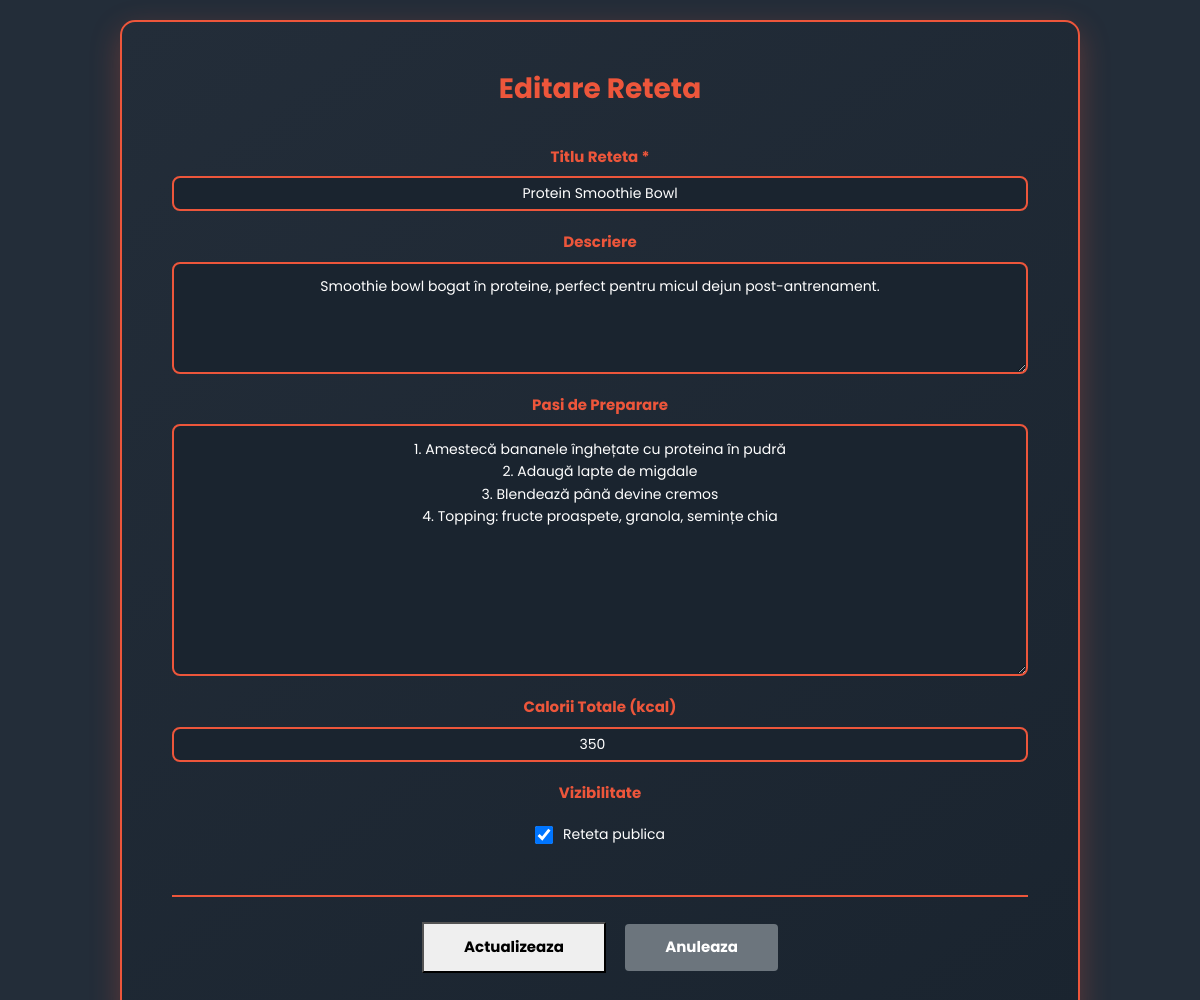
The page /public/retete/edit/1 (signed in) on the database its author committed.
### tables this page shows
CREATE TABLE `recipes` (
  `recipe_id` INT(11) NOT NULL AUTO_INCREMENT,
  `title` VARCHAR(150) NOT NULL,
  `description` TEXT NOT NULL,
  `steps` TEXT NOT NULL,
  `created_by_user_id` INT(11) NOT NULL,
  `total_calories` INT(11) DEFAULT 0,
  `is_public` TINYINT(1) DEFAULT 1,
  `created_at` TIMESTAMP DEFAULT CURRENT_TIMESTAMP,
  `updated_at` TIMESTAMP DEFAULT CURRENT_TIMESTAMP ON UPDATE CURRENT_TIMESTAMP,
  PRIMARY KEY (`recipe_id`),
  KEY `idx_created_by` (`created_by_user_id`),
  KEY `idx_is_public` (`is_public`),
  CONSTRAINT `fk_recipes_user` FOREIGN KEY (`created_by_user_id`) REFERENCES `users` (`user_id`) ON DELETE CASCADE ON UPDATE CASCADE
);

### app/Models/BaseModel.php (called while the page is built, shortened)
<?php
abstract class BaseModel {
    public function __construct() {
        try {
            $this->db = new mysqli(
                Config::DB_SERVER,
                Config::DB_USERNAME,
                Config::DB_PASSWORD,
                Config::DB_NAME
            );
        } catch (mysqli_sql_exception $e) {
            echo "<h1>DATABASE CONNECTION ERROR: Could not connect to the database.</h1>";
            echo "<p>Please check your database configuration and ensure the database server is running.</p>";
            error_log("Database connection error: " . $e->getMessage());
            exit;
        }
    }
}

### public/index.php (called while the page is built, shortened)
<?php
require_once ROOT_PATH . '/app/Core/Router.php';
$router = new Router();
$router->get('fitnessapp/public', 'CoreController@index');
$router->get('fitnessapp/public/', 'CoreController@index');
$router->get('', 'CoreController@index');
$router->get('logout', 'UserController@logout');
$router->post('user/login', 'UserController@login');
$router->post('user/register', 'UserController@register');
$router->get('retete', 'RecipeController@index');
$router->get('retete/create', 'RecipeController@create');
$router->post('retete/store', 'RecipeController@store');
$router->get('retete/edit/{id}', 'RecipeController@edit');
$router->post('retete/update/{id}', 'RecipeController@update');
$router->get('retete/delete/{id}', 'RecipeController@delete');
$router->get('antrenamente', 'WorkoutController@index');
$router->get('antrenamente/create', 'WorkoutController@create');
$router->post('antrenamente/store', 'WorkoutController@store');
$router->get('antrenamente/edit/{id}', 'WorkoutController@edit');
$router->post('antrenamente/update/{id}', 'WorkoutController@update');
$router->get('antrenamente/delete/{id}', 'WorkoutController@delete');
$router->get('orar', 'CoreController@orar');
$router->dispatch();

### app/Models/RecipeModel.php (called while the page is built, shortened)
<?php
require_once __DIR__ . '/BaseModel.php';
class RecipeModel extends BaseModel {
    public function getRecipeById(int $recipe_id): ?array {
        $sql = "SELECT r.*, r.created_by_user_id as created_by, u.name as author_name
                FROM recipes r
                LEFT JOIN users u ON r.created_by_user_id = u.user_id
                WHERE r.recipe_id = ?";
        if ($stmt = $this->db->prepare($sql)) {
            $stmt->bind_param("i", $recipe_id);
            $stmt->execute();
            $result = $stmt->get_result();
            if ($result->num_rows === 1) {
                $recipe = $result->fetch_assoc();
                return $recipe;
            }
        }
        return null;
    }
}

### app/Views/recipe_form.php (the view, shortened to what this page needs)
<!DOCTYPE html>
<html lang="ro">
<head>
    <link rel="stylesheet" type="text/css" href="./../../assets/css/bootstrap.min.css">
    <link rel="stylesheet" type="text/css" href="./../../assets/css/font-awesome.css">
    <link rel="stylesheet" href="./../../assets/css/templatemo-training-studio.css">
</head>
<body>
    <div class="container" style="width: 100%; max-width: 1000px; padding: 20px;">
          <form action="<?php echo isset($recipe) ? (defined('Config::BASE_URL') ? Config::BASE_URL : '/fitnessapp/public/') . 'retete/update/' . $recipe['recipe_id'] : (defined('Config::BASE_URL') ? Config::BASE_URL : '/fitnessapp/public/') . 'retete/store'; ?>"
              method="POST"
              style="background: linear-gradient(145deg, #232d39 0%, #1a242f 100%); padding: 50px; border-radius: 15px; border: 2px solid #ed563b; box-shadow: 0 10px 30px rgba(237, 86, 59, 0.3);">
            <h2 style="color: #ed563b; text-align: center; margin-bottom: 40px; font-size: 28px; font-weight: bold;">
                <?php echo isset($recipe) ? 'Editare Reteta' : 'Adaugare Reteta'; ?>
            </h2>
            <div class="form-group" style="margin-bottom: 20px;">
                <label for="title" style="color: #ed563b; font-weight: bold; font-size: 15px; margin-bottom: 8px; display: block; text-align: center;">
                    Titlu Reteta *
                </label>
                <input type="text"
                       class="form-control"
                       id="title"
                       name="title"
                       placeholder="Ex: Salata de pui cu quinoa"
                       value="<?php echo isset($recipe) ? htmlspecialchars($recipe['title']) : ''; ?>"
                       maxlength="150"
                       required
                       style="background-color: #1a242f; color: #fff; border: 2px solid #ed563b; padding: 12px; font-size: 14px; border-radius: 8px; text-align: center; width: 100%; max-width: 100%;">
            </div>
            <div class="form-group" style="margin-bottom: 20px;">
                <label for="description" style="color: #ed563b; font-weight: bold; font-size: 15px; margin-bottom: 8px; display: block; text-align: center;">
                    Descriere
                </label>
                <textarea class="form-control"
                          id="description"
                          name="description"
                          rows="4"
                          placeholder="O descriere scurta si atragatoare a retetei..."
                          style="background-color: #1a242f; color: #fff; border: 2px solid #ed563b; padding: 12px; font-size: 14px; border-radius: 8px; resize: vertical; text-align: center; width: 100%; max-width: 100%;"><?php echo isset($recipe) ? htmlspecialchars($recipe['description']) : ''; ?></textarea>
            </div>
            <div class="form-group" style="margin-bottom: 20px;">
                <label for="steps" style="color: #ed563b; font-weight: bold; font-size: 15px; margin-bottom: 8px; display: block; text-align: center;">
                    Pasi de Preparare
                </label>
                <textarea class="form-control"
                          id="steps"
                          name="steps"
                          rows="10"
                          placeholder="Pas 1: Incalzeste tigaia...&#10;Pas 2: Adauga ingredientele...&#10;Pas 3: Gateste timp de 10 minute..."
                          style="background-color: #1a242f; color: #fff; border: 2px solid #ed563b; padding: 12px; font-size: 14px; border-radius: 8px; line-height: 1.6; resize: vertical; text-align: center; width: 100%; max-width: 100%;"><?php echo isset($recipe) ? htmlspecialchars($recipe['steps']) : ''; ?></textarea>
            </div>
            <div class="form-group" style="margin-bottom: 20px;">
                <label for="total_calories" style="color: #ed563b; font-weight: bold; font-size: 15px; margin-bottom: 8px; display: block; text-align: center;">
                    Calorii Totale (kcal)
                </label>
                <input type="number"
                       class="form-control"
                       id="total_calories"
                       name="total_calories"
                       placeholder="420"
                       value="<?php echo isset($recipe) ? htmlspecialchars($recipe['total_calories']) : '0'; ?>"
                       min="0"
                       style="background-color: #1a242f; color: #fff; border: 2px solid #ed563b; padding: 12px; font-size: 14px; border-radius: 8px; text-align: center; width: 100%; max-width: 100%;">
            </div>
            <div class="form-group" style="margin-bottom: 20px;">
                <label style="color: #ed563b; font-weight: bold; font-size: 15px; margin-bottom: 8px; display: block; text-align: center;">
                    Vizibilitate
                </label>
                <div style="padding: 12px 0; text-align: center;">
                    <label style="color: #fff; font-size: 14px; cursor: pointer; display: inline-flex; align-items: center;">
                        <input type="checkbox"
                               id="is_public"
                               name="is_public"
                               <?php echo (!isset($recipe) || $recipe['is_public'] == 1) ? 'checked' : ''; ?>
                               style="width: 18px; height: 18px; margin-right: 10px;">
                        Reteta publica
                    </label>
                </div>
            </div>
            <div class="text-center" style="margin-top: 30px; padding-top: 25px; border-top: 2px solid #ed563b;">
                <button type="submit" class="main-button" style="margin-right: 15px; padding: 12px 40px; font-size: 15px; font-weight: bold;">
                    <?php echo isset($recipe) ? 'Actualizeaza' : 'Adauga'; ?>
                </button>
                <a href="<?php echo defined('Config::BASE_URL') ? Config::BASE_URL : '/fitnessapp/public/'; ?>retete"
                   class="btn btn-secondary" style="padding: 12px 40px; font-size: 15px; font-weight: bold; background-color: #6c757d; border: none;">
                    Anuleaza
                </a>
            </div>
        </form>
    </div>
</body>
</html>

### app/Core/Router.php (shortened to what this page needs)
<?php
class Router {
    protected $routes = [];
    public function get($uri, $controllerAction) {
        $this->routes['GET'][$uri] = $controllerAction;
    }
    public function post($uri, $controllerAction) {
        $this->routes['POST'][$uri] = $controllerAction;
    }
    public function dispatch() {
        $uri = parse_url($_SERVER['REQUEST_URI'], PHP_URL_PATH);
        $method = $_SERVER['REQUEST_METHOD'];
        if (defined('Config::BASE_URL')) {
            $basePath = parse_url(Config::BASE_URL, PHP_URL_PATH);
        } else {
            $basePath = '/fitnessapp/public/';
        }
        if (strpos($uri, $basePath) === 0) {
            $uri = substr($uri, strlen($basePath));
        }
        $uri = trim($uri, '/');
        foreach ($this->routes[$method] as $route => $controllerAction) {
            $pattern = preg_replace('/\{[a-zA-Z0-9_]+\}/', '([a-zA-Z0-9_-]+)', $route);
            $pattern = '#^' . $pattern . '$#';
            if (preg_match($pattern, $uri, $matches)) {
                array_shift($matches);
                $this->executeController($controllerAction, $matches);
                return;
            }
        }
        die("404 Not Found: The requested URL was not found on this server.");
    }
    private function executeController($controllerAction, $params = []) {
        list($controllerName, $methodName) = explode('@', $controllerAction);
        $controller = new $controllerName();
        if (method_exists($controller, $methodName)) {
            return call_user_func_array([$controller, $methodName], $params);
        } else {
            http_response_code(404);
            die("Method not found in Controller: " . $controllerName . '->' . $methodName);
        }
    }
}

### assets/css/templatemo-training-studio.css (style rules this page uses)
html, body, div, span, applet, object, iframe, h1, h2, h3, h4, h5, h6, p, blockquote, div pre, a, abbr, acronym, address, big, cite, code, del, dfn, em, font, img, ins, kbd, q, s, samp, small, strike, strong, sub, sup, tt, var, b, u, i, center, dl, dt, dd, ol, ul, li, figure, header, nav, section, article, aside, footer, figcaption { margin: 0; padding: 0; border: 0; outline: 0; }
* { box-sizing: border-box; }
html, body { font-family: 'Poppins', sans-serif; font-weight: 400; background-color: #fff; font-size: 16px; -ms-text-size-adjust: 100%; -webkit-font-smoothing: antialiased; -moz-osx-font-smoothing: grayscale; }
a { text-decoration: none !important; }
h1, h2, h3, h4, h5, h6 { margin-top: 0px; margin-bottom: 0px; }
html, body { background: #fff; font-family: 'Poppins', sans-serif; }

### app/Views/recipe_form.php (style rules this page uses)
body { background-color: #232d39; margin: 0; padding: 0; min-height: 100vh; display: flex; align-items: center; justify-content: center; }

### rows shown on the page
recipes: title "Protein Smoothie Bowl", description "Smoothie bowl bogat în proteine, perfect pentru micul dejun post-antrenament.", steps "1. Amestecă bananele înghețate cu proteina în pudră 2. Adaugă lapte de migdale 3. Blendează până devine cremos 4. Topping: fructe proaspete, granola, semințe chia", total_calories "350", is_public "☑"
